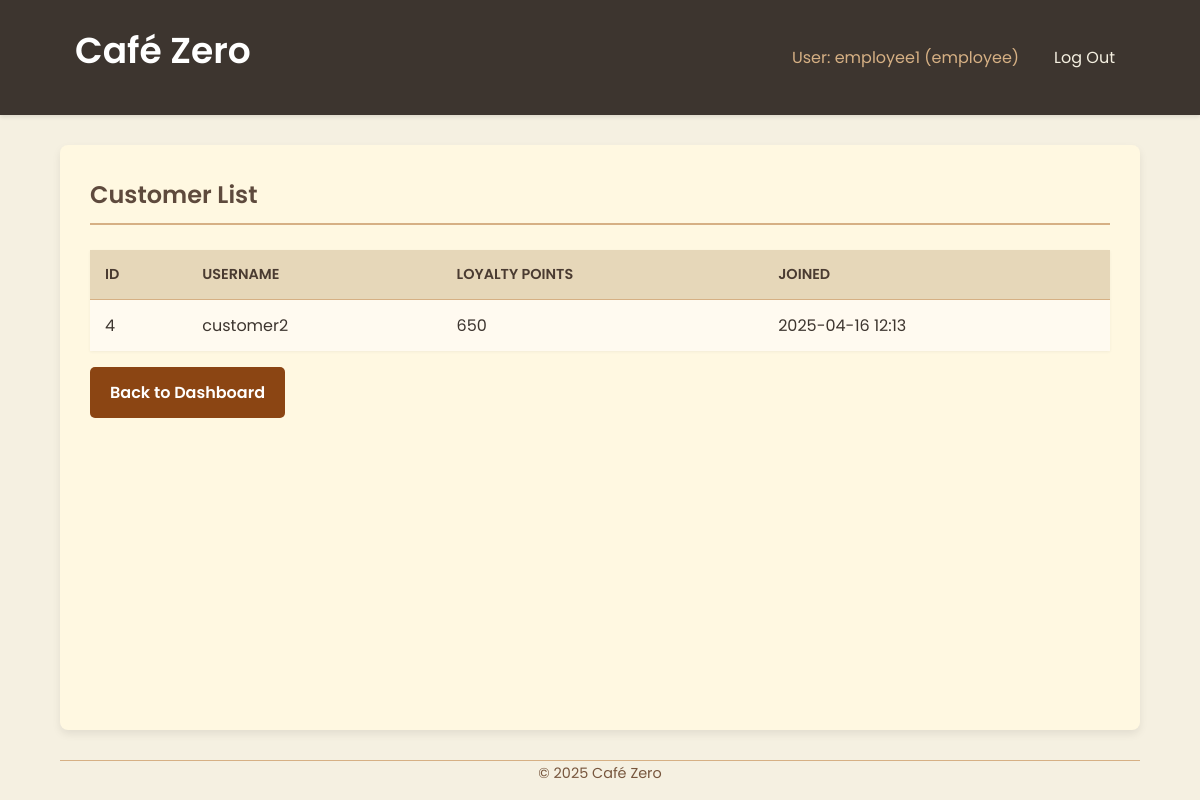
Page /employee/customers (signed in) on the committed database.
### tables this page shows
CREATE TABLE users (
            id INTEGER PRIMARY KEY AUTOINCREMENT,
            username TEXT UNIQUE NOT NULL,
            password_hash TEXT NOT NULL,
            role TEXT NOT NULL CHECK(role IN ('customer', 'employee', 'admin')),
            loyalty_points INTEGER DEFAULT 0,
            created_at TIMESTAMP DEFAULT CURRENT_TIMESTAMP
        );

### app.py (the view)
@app.route('/employee/customers')
@login_required
@role_required('employee')
def employee_view_customers():
    customers = []
    db = get_db()
    if not db: return render_template('employee/view_customers.html', customers=[], error="Database connection failed")
    try:
        cursor = db.execute("""
            SELECT id, username, loyalty_points, created_at
            FROM users
            WHERE role = 'customer'
            ORDER BY username ASC
        """)
        customers = cursor.fetchall()
    except sqlite3.Error as e:
        print(f"DB Error fetching customers for employee: {e}")
        flash("Could not fetch customer list.", "danger")
    return render_template('employee/view_customers.html', customers=customers)

### app.py (called while the page is built)
def get_db():
    if 'db' not in g:
        try:
            g.db = sqlite3.connect(DATABASE)
            g.db.row_factory = sqlite3.Row # Return rows as dictionary-like objects
            print("Database connection opened.")
        except sqlite3.Error as e:
            print(f"Database connection error: {e}")
            flash("Database connection error. Please try again later.", "danger")
            g.db = None # Ensure db is None if connection failed
    return g.db

@app.context_processor
def inject_current_year():
    return {'current_year': datetime.datetime.now().year}

def login_required(f):
    @wraps(f)
    def decorated_function(*args, **kwargs):
        if 'user_id' not in session:
            flash('Please log in to access this page.', 'warning')
            return redirect(url_for('login'))
        return f(*args, **kwargs)
    return decorated_function

def role_required(required_role):
    def decorator(f):
        @wraps(f)
        def decorated_function(*args, **kwargs):
            if 'user_id' not in session:
                flash('Please log in to access this page.', 'warning')
                return redirect(url_for('login'))
            if session.get('role') != required_role:
                flash(f'You do not have permission to access this page. Requires {required_role} role.', 'danger')
                if 'role' in session:
                     return redirect(url_for(f"{session['role']}_dashboard"))
                else:
                     return redirect(url_for('login'))
            return f(*args, **kwargs)
        return decorated_function
    return decorator

### templates/employee/view_customers.html (shortened to what this page needs)
{% extends 'base.html' %}
{% block content %}
  <h2>Customer List</h2>
  {% if customers %}
    <table>
      <thead>
        <tr>
          <th>ID</th>
          <th>Username</th>
          <th>Loyalty Points</th>
          <th>Joined</th>
          </tr>
      </thead>
      <tbody>
        {% for customer in customers %}
          <tr>
            <td>{{ customer['id'] }}</td>
            <td>{{ customer['username'] }}</td>
            <td>{{ customer['loyalty_points'] }}</td>
            <td>{{ customer['created_at'][:16].replace('T',' ') }}</td>
          </tr>
        {% endfor %}
      </tbody>
    </table>
  {% else %}
    <p>No customers found.</p>
  {% endif %}
  <p><a href="{{ url_for('employee_dashboard') }}" class="button-link mt-2">Back to Dashboard</a></p>
{% endblock %}

### static/style.css (style rules this page uses)
* { box-sizing: border-box; margin: 0; padding: 0; }
body { font-family: 'Poppins', sans-serif; line-height: 1.7; background-color: #f5f0e1; color: #3d352f; display: flex; flex-direction: column; min-height: 100vh; }
h1, h2, h3 { color: #5e4a3d; margin-bottom: 0.8em; font-weight: 600; }
h2 { border-bottom: 2px solid #d6b084; padding-bottom: 0.3em; margin-bottom: 1em; }
p { margin-bottom: 1em; }
a { color: #a0785a; text-decoration: none; transition: color 0.2s ease-in-out; }
form input[type=submit], button, .button-link { background-color: #8b4513; color: white; padding: 12px 20px; border: none; border-radius: 5px; cursor: pointer; font-size: 1em; font-weight: 600; transition: background-color 0.2s ease; text-decoration: none; display: inline-block; margin-top: 10px; margin-right: 10px; }
table { width: 100%; border-collapse: collapse; margin-top: 25px; box-shadow: 0 1px 3px rgba(0,0,0,0.05); background-color: #fffaf0; }
th, td { padding: 12px 15px; text-align: left; border-bottom: 1px solid #d6b084; }
th { background-color: #e6d7b9; font-weight: 600; color: #4a3b31; text-transform: uppercase; font-size: 0.9em; }
tr:last-child td { border-bottom: none; }
.mt-2 { margin-top: 1rem; }

### rows in the picture
users: id "4", username "customer2", loyalty_points "650", created_at "2025-04-16 12:13"

### other values in the picture
{{ session['username'] }} "employee1"
{{ session['role'] }} "employee"
